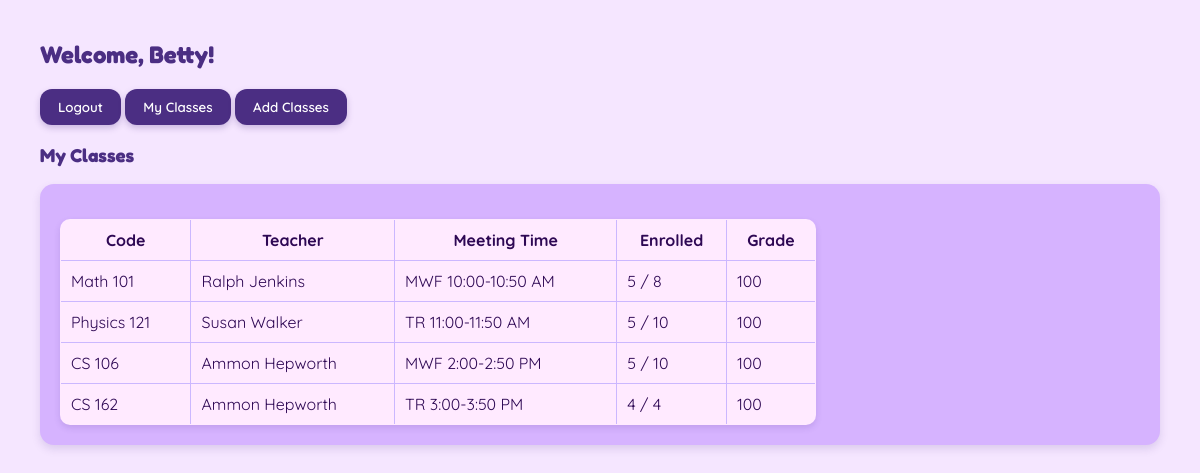
The app's page /student/dashboard (signed in), older data.
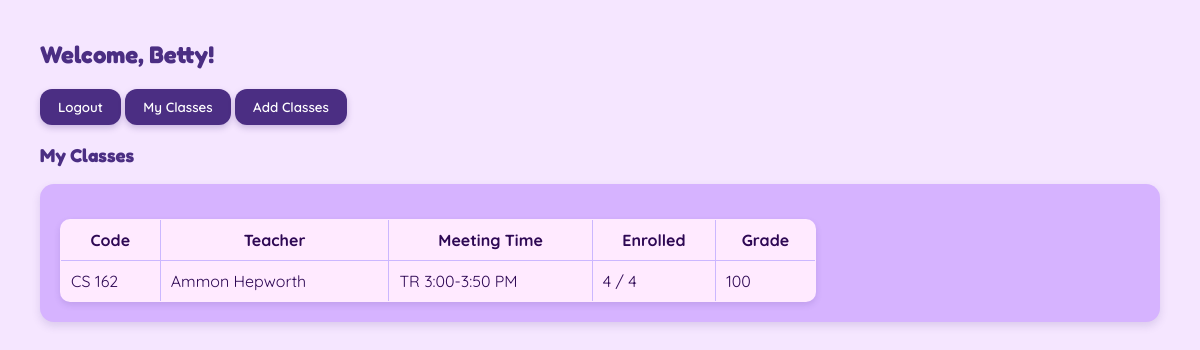
The same page, newer data.
### models.py (models this page shows, shortened)
class User(UserMixin, db.Model):
    __tablename__ = "users"
    id = db.Column(db.Integer, primary_key=True)
    username = db.Column(db.String(80), unique=True, nullable=False)
    email = db.Column(db.String(120), unique=True, nullable=False)
    password = db.Column(db.String(200), nullable=False)
    role = db.Column(db.String(20), nullable=False, default="student")
    first_name = db.Column(db.String(80), nullable=False)
    last_name = db.Column(db.String(80), nullable=False)

class Enrollment(db.Model):
    __tablename__ = "enrollments"
    id = db.Column(db.Integer, primary_key=True)
    student_id = db.Column(db.Integer, db.ForeignKey("users.id"), nullable=False)
    course_id = db.Column(db.Integer, db.ForeignKey("courses.id"), nullable=False)
    grade = db.Column(db.String(5))
    status = db.Column(db.String(20), nullable=False, default="active")
    student = db.relationship("User", backref="enrollments", foreign_keys=[student_id])
    course = db.relationship("Course", backref="enrollments")

class Course(db.Model):
    __tablename__ = "courses"
    id = db.Column(db.Integer, primary_key=True)
    code = db.Column(db.String(20), unique=True, nullable=False)
    meeting_time = db.Column(db.String(50))
    capacity = db.Column(db.Integer, nullable=False, default=30)
    teacher_id = db.Column(db.Integer, db.ForeignKey("users.id"))
    teacher = db.relationship("User", backref = "taught_courses")
    @property
    def enrollment_count(self):
        return len([e for e in self.enrollments if e.status == "active"])

### app.py (the view)
@app.route("/student/dashboard")
@login_required
def student_dashboard():
    enrollments = Enrollment.query.filter_by(student_id=current_user.id, status="active").all()
    courses = Course.query.all()
    return render_template("student_dashboard.html", enrollments=enrollments, courses=courses)

### app.py (called while the page is built)
@login_manager.user_loader
def load_user(user_id):
    return User.query.get(int(user_id))

### templates/student_dashboard.html (shortened to what this page needs)
<!DOCTYPE html>
<html lang="en">
    <head>
        <link rel="stylesheet" href="/static/styles.css">
</head>
<body>
    <h2>Welcome, {{ current_user.first_name }}!</h2>
    <form action="/logout" method="GET" style="display:inline;">
        <button type="submit">Logout</button>
    </form>
    <button onclick="showTab('my-classes')">My Classes</button>
    <button onclick="showTab('add-classes')">Add Classes</button>
    <div id="my-classes">
        <h3>My Classes</h3>
        <section>
            <table border="1">
                <tr>
                    <th>Code</th>
                    <th>Teacher</th>
                    <th>Meeting Time</th>
                    <th>Enrolled</th>
                    <th>Grade</th>
                </tr>
                {% for enrollment in enrollments %}
                <tr>
                    <td>{{ enrollment.course.code }}</td>
                    <td>{{ enrollment.course.teacher.first_name }} {{ enrollment.course.teacher.last_name }}</td>
                    <td>{{ enrollment.course.meeting_time }}</td>
                    <td>{{ enrollment.course.enrollment_count }} / {{ enrollment.course.capacity }}</td>
                    <td>{{ enrollment.grade or "N/A" }}</td>
                </tr>
                {% endfor %}
            </table>
        </section>
    </div>
</body>
</html>

### static/styles.css (style rules this page uses)
body { font-family: 'Quicksand', sans-serif; margin: 40px; background: #f5e6ff; color: #2e0854; }
h1,h2,h3,h4 { font-family: 'Fredoka', sans-serif; color: #4b2e83; }
section { background: #d6b3ff; padding: 20px; margin-bottom: 25px; border-radius: 14px; box-shadow: 0 4px 8px rgba(75, 46, 131, 0.15); }
button { padding: 10px 18px; border:none; border-radius: 12px; background: #4b2e83; color: white; font-weight: 600; font-family: 'Quicksand', sans-serif; cursor: pointer; transition: 0.25s ease; box-shadow: 0 3px 6px rgba(75, 46, 131, 0.25); }
table { margin-top:15px; border-collapse:collapse; width:70%; background: #ffeaff; border-radius: 10px; overflow: hidden; box-shadow: 0 3px 6px rgba(75, 46, 131, 0.15); }
td,th { border: 1px solid #cbb7ff; padding: 10px; }

Row changes from the older to the newer data that the page shows:
removed Enrollment: course.code "Math 101", course.teacher.first_name "Ralph", course.teacher.last_name "Jenkins", course.meeting_time "MWF 10:00-10:50 AM", course.enrollment_count "5", course.capacity "8", grade "100"
removed Enrollment: course.code "Physics 121", course.teacher.first_name "Susan", course.teacher.last_name "Walker", course.meeting_time "TR 11:00-11:50 AM", course.enrollment_count "5", course.capacity "10", grade "100"
removed Enrollment: course.code "CS 106", course.teacher.first_name "Ammon", course.teacher.last_name "Hepworth", course.meeting_time "MWF 2:00-2:50 PM", course.enrollment_count "5", course.capacity "10", grade "100"
